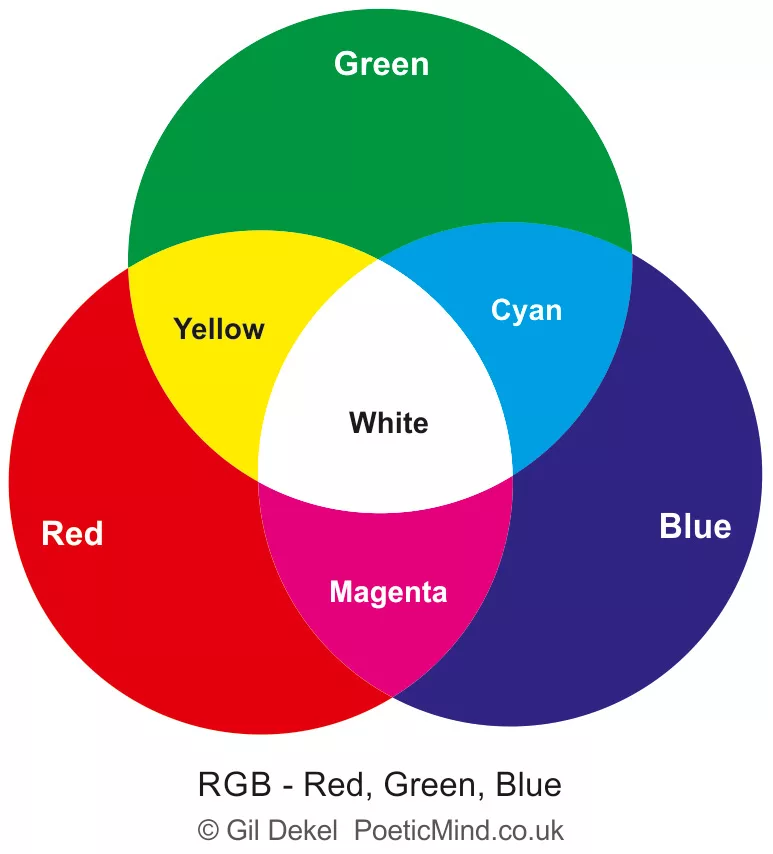
#> input picture 3.webp, 773 x 854 px, given in place of the camera
$ python lesson5.py   (older library calls are emulated)
#> lines starting #> are read from the running program, lines starting #| are printed output that depends on the picture; after the words box and inside, x2 and y2 are one past the last pixel; in counts of white or black regions, pixels touching at a corner belong together
import cv2
import numpy as np

def nothing(x):
    return

cap = cv2.VideoCapture(0)
cv2.namedWindow('frame')
cv2.namedWindow('trackbars', cv2.WINDOW_NORMAL)

cv2.createTrackbar('edge_low', 'trackbars', 0, 500, nothing)
cv2.createTrackbar('edge_high', 'trackbars', 0, 500, nothing)

while True:
    ret, frame = cap.read()
#> frame is the input picture: shape (854, 773, 3); mean B, G, R 159.7, 158.7, 174.6
    gray = cv2.cvtColor(frame, cv2.COLOR_BGR2GRAY)
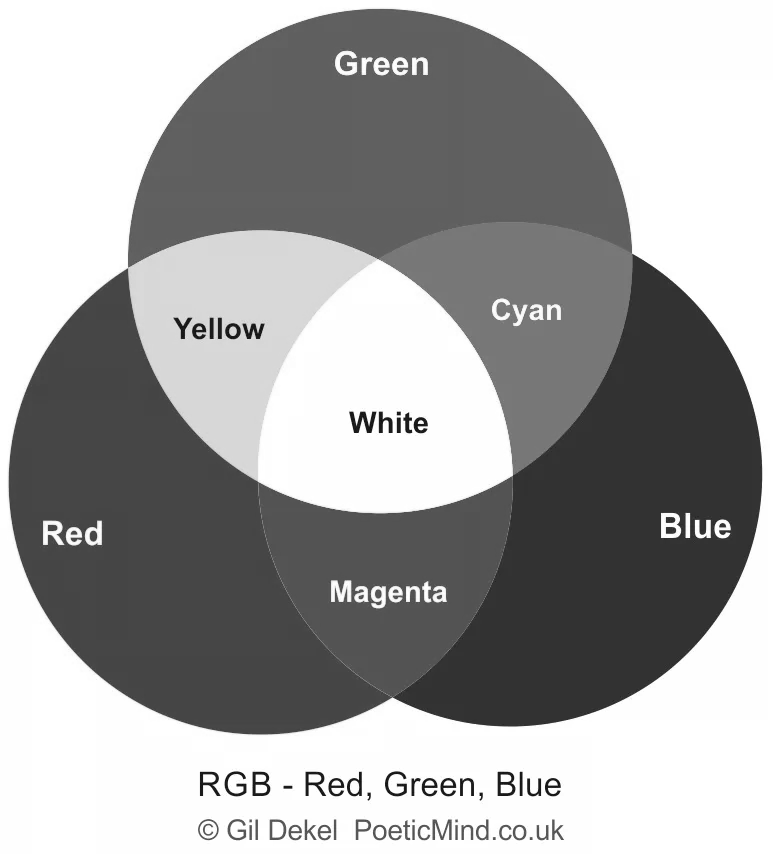
#> gray: shape (854, 773); min 11, max 255, mean 163.6

    edge_low = cv2.getTrackbarPos('edge_low', 'trackbars')
    edge_high = cv2.getTrackbarPos('edge_high', 'trackbars')

    framex = cv2.Sobel(gray, cv2.CV_64F, 1, 0, ksize=5)
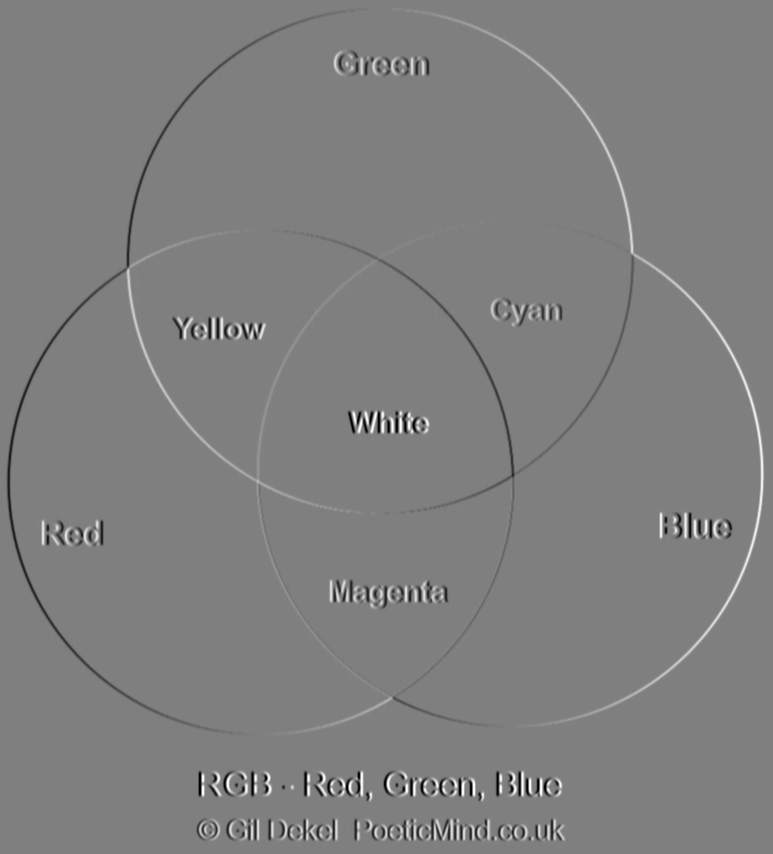
#> framex: shape (854, 773) float64; min -11112, max 11085, mean 0; drawn with min black and max white
    framey = cv2.Sobel(gray, cv2.CV_64F, 0, 1, ksize=5)
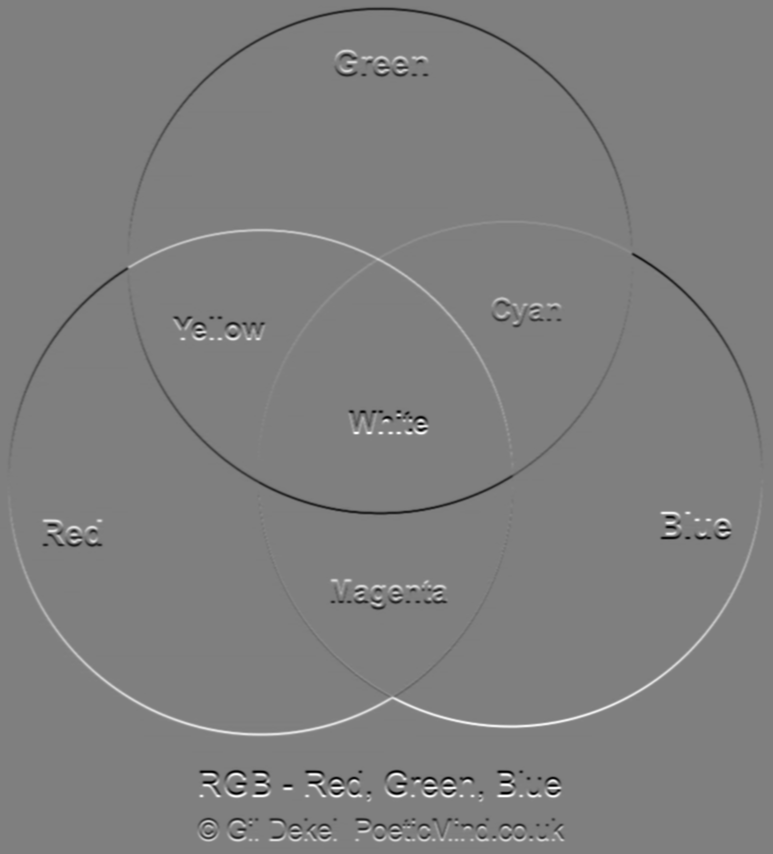
#> framey: shape (854, 773) float64; min -11084, max 11114, mean 0; drawn with min black and max white
    edge   = cv2.Canny(gray, edge_low, edge_high)
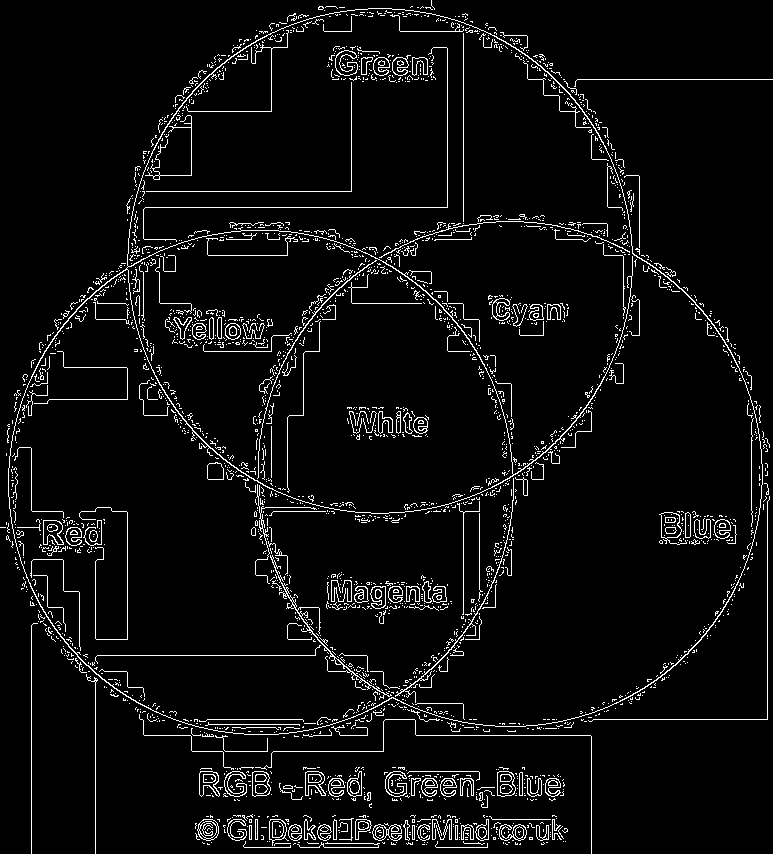
#> edge: shape (854, 773); 5.1% white in thin lines or dots

    cv2.imshow('frame', frame)
    cv2.imshow('framex', framex)
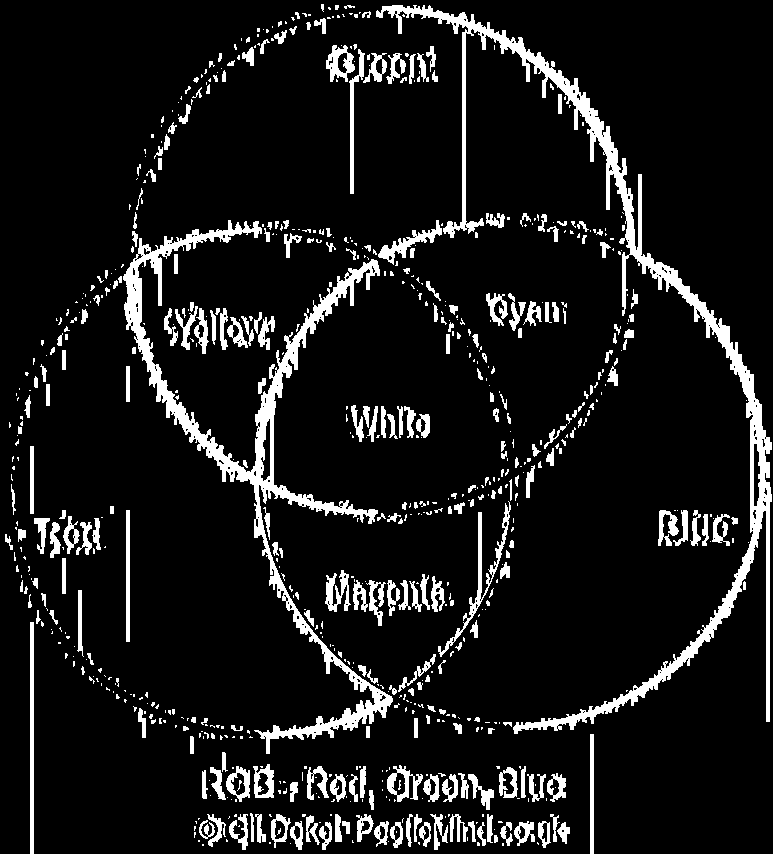
#> window 'framex': shape (854, 773); 9.8% white; 766 white regions (477 under 20 px), largest, box (x1, y1, x2, y2) and area: (376, 5, 772, 734) 14988, (123, 220, 393, 754) 13456, (438, 501, 511, 657) 1099
    cv2.imshow('framey', framey)
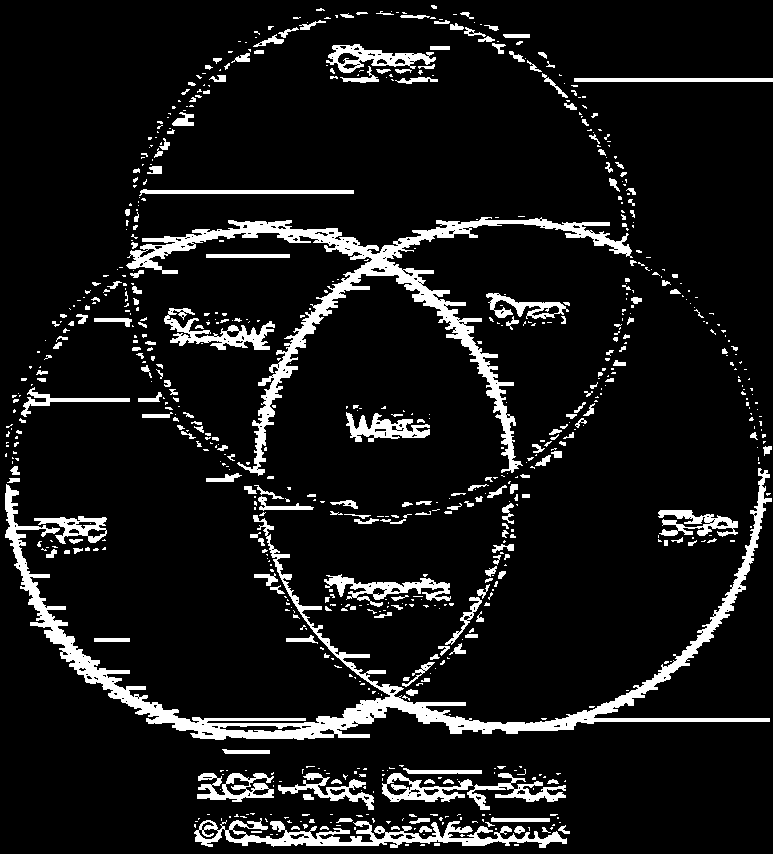
#> window 'framey': shape (854, 773); 9.5% white; 776 white regions (540 under 20 px), largest, box (x1, y1, x2, y2) and area: (5, 468, 772, 740) 15863, (126, 217, 633, 476) 12714, (194, 818, 567, 848) 4086
    cv2.imshow('edge', edge)

    if (cv2.waitKey(1) & 0xFF == 27):
#> (key Esc is pressed here)
        break

cap.release()
cv2.destroyAllWindows()
